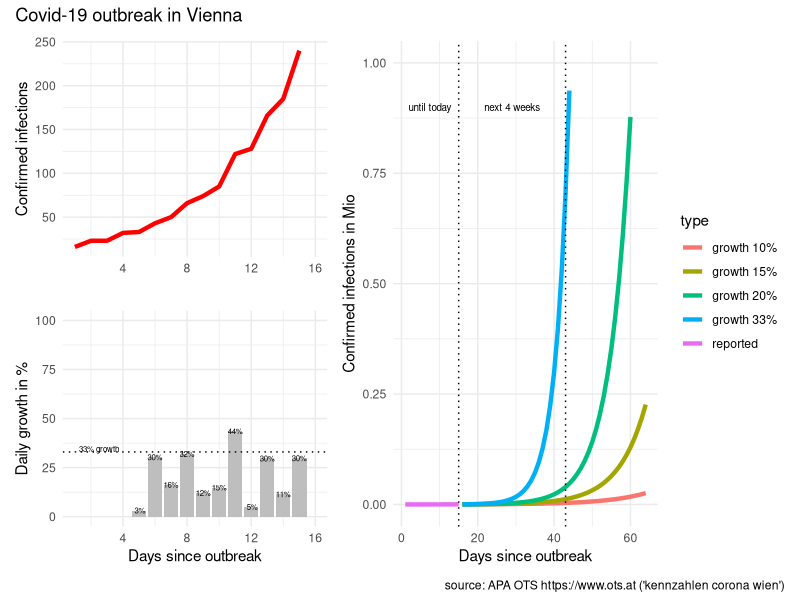
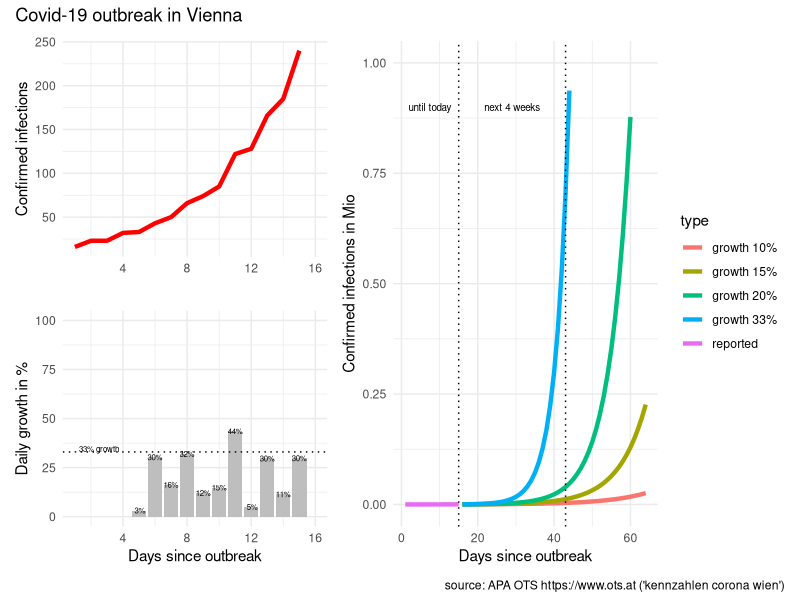

Write R code to recreate these figures, in order.
# packages
library(tidyverse)
library(scales)
library(patchwork)

# reported infections
# source: APA OTS (https://www.ots.at)
# keywords: "kennzahlen corona wien"
infected <- c(
   16, #"2020-03-05"
   23, #"2020-03-06"
   23, #"2020-03-07"
   32, #"2020-03-08"
   33, #"2020-03-09"
   43, #"2020-03-10"
   50, #"2020-03-11"
   66, #"2020-03-12"
   74, #"2020-03-13"
   85, #"2020-03-14"
  122, #"2020-03-15"
  128, #"2020-03-16"
  166, #"2020-03-17"
  185, #"2020-03-18"
  240  #"2020-03-19"
)

# prepare data
data <- tibble(infected = infected)

data <- data %>% 
  mutate(type = "reported",
         day = row_number()) %>% 
  arrange(day) %>% 
  mutate(new_abs = infected - lag(infected),
         new_pct = new_abs / lag(infected) * 100)

# predict
predict_corona <- function(data, infection_rate, days)  {
  
  future <- seq(from = max(data$day) + 1, to = max(data$day)+days-1)
  infected_all <- NULL
  infected_act <- max(data$infected)
  infected_predict <- NULL
  for (i in seq_along(future))  {
    infected_act <- infected_act * infection_rate
    infected_all <- c(infected_all, infected_act)
  }
  
  data2 <- tibble(type = paste0("growth ", (infection_rate-1)*100,"%"),
                  day = future, 
                  infected = infected_all)
  data2
  
} # predict_corona

# predict for different growth
predict_days <- 50 #57

data_50 <- data %>% 
  predict_corona(infection_rate = 1.50, days = predict_days)

data_40 <- data %>% 
  predict_corona(infection_rate = 1.40, days = predict_days)

data_33 <- data %>% 
  predict_corona(infection_rate = 1.33, days = predict_days)

data_20 <- data %>% 
  predict_corona(infection_rate = 1.20, days = predict_days)

data_15 <- data %>% 
  predict_corona(infection_rate = 1.15, days = predict_days)

data_10 <- data %>% 
  predict_corona(infection_rate = 1.10, days = predict_days)

# combine dataset
data_plot <- data %>% 
  bind_rows(data_33, data_20, data_15, data_10)


# visualise data
# infected
last_day <- length(data$infected)
p0 <- data_plot %>% 
  mutate(infected_M = infected / 1000000) %>%
  ggplot(aes(day, infected_M, color = type)) + 
  geom_line(size = 1.5) +
  geom_vline(xintercept = c(last_day, last_day + 28), 
             linetype = "dotted") +
  ylim(0,1) +
  xlab("Days since outbreak") +
  ylab("Confirmed infections in Mio") + 
  #ggtitle("Covid-19 outbreak in Vienna") +
  theme_minimal()+
  annotate("text", last_day/2, 0.9, 
           label = "until today", size = 2.5) +
  annotate("text", last_day+14, 0.9, 
           label = "next 4 weeks", size = 2.5)

#############################################

# infected
p1 <- data %>% 
  mutate(infected_M = infected / 1000000) %>% 
  ggplot(aes(day, infected)) + 
  geom_line(size = 1.5, color = "red") +
  xlim(c(1,length(infected)+1)) +
  ylim(0,max(infected)) +
  scale_y_continuous(labels=function(x) format(x, big.mark = " ", scientific = FALSE)) +
  #  xlab("Days since outbreak") +
  xlab("") +
  ylab("Confirmed infections") + 
#  ggtitle("Covid-19 outbreak in Vienna") +
  theme_minimal()
  
# daily growth infected
p2 <- data %>% 
  filter(day >= 5) %>% 
  ggplot(aes(day, new_pct)) +
  geom_col(fill = "grey") +
  geom_text(aes(day, new_pct, 
                label = paste0(format(new_pct, digits=1),"%")),
            size = 2) +
  geom_hline(yintercept = 33, linetype = "dotted") +
  xlim(c(1,length(infected)+1)) +
  ylim(c(0,100)) +
  xlab("Days since outbreak") +
  ylab("Daily growth in %") + 
#  ggtitle("Covid-19 outbreak in Vienna") +
  theme_minimal() +
  annotate("text", 2.5, 33, 
           label = "33% growth",
           size = 2,
           vjust = "bottom"
  ) 

# combine plots
p <- ((p1 / p2) | p0) + plot_annotation('Covid-19 outbreak in Vienna',
                            caption = "source: APA OTS https://www.ots.at ('kennzahlen corona wien')")
# plot
p

# save plot
p %>% ggsave(filename = "covid-19-vienna.png", 
             device = "png",
             width = 7, height = 4)
